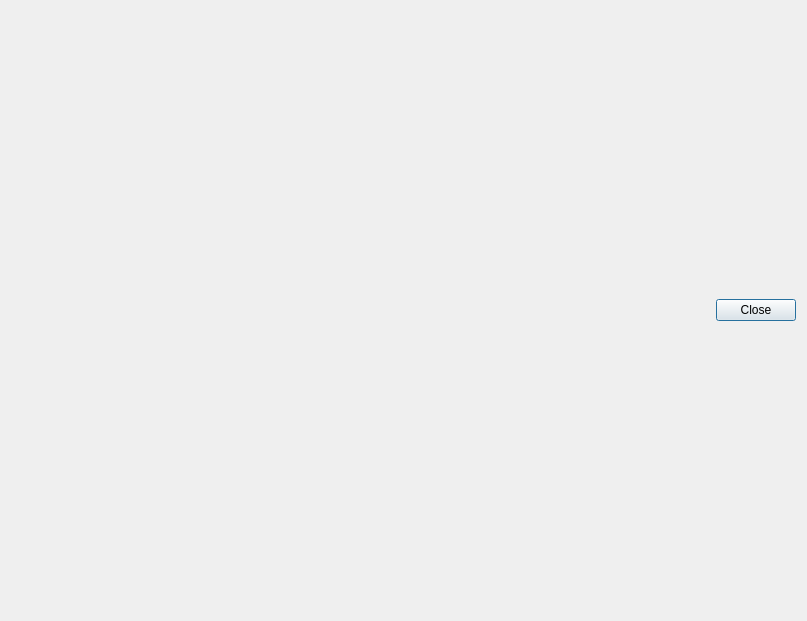
<?xml version="1.0" encoding="UTF-8"?>
<ui version="4.0">
 <class>BridgePlot</class>
 <widget class="QDialog" name="BridgePlot">
  <property name="geometry">
   <rect>
    <x>0</x>
    <y>0</y>
    <width>807</width>
    <height>621</height>
   </rect>
  </property>
  <property name="windowTitle">
   <string>Plot</string>
  </property>
  <layout class="QGridLayout" name="gridLayout" rowstretch="20,1">
   <item row="0" column="0">
    <layout class="QVBoxLayout" name="plotLayout"/>
   </item>
   <item row="1" column="0">
    <layout class="QHBoxLayout" name="horizontalLayout">
     <property name="sizeConstraint">
      <enum>QLayout::SetFixedSize</enum>
     </property>
     <item>
      <spacer name="horizontalSpacer">
       <property name="orientation">
        <enum>Qt::Horizontal</enum>
       </property>
       <property name="sizeHint" stdset="0">
        <size>
         <width>40</width>
         <height>20</height>
        </size>
       </property>
      </spacer>
     </item>
     <item>
      <widget class="QPushButton" name="pbClose">
       <property name="text">
        <string>Close</string>
       </property>
      </widget>
     </item>
    </layout>
   </item>
  </layout>
 </widget>
 <resources/>
 <connections/>
</ui>
